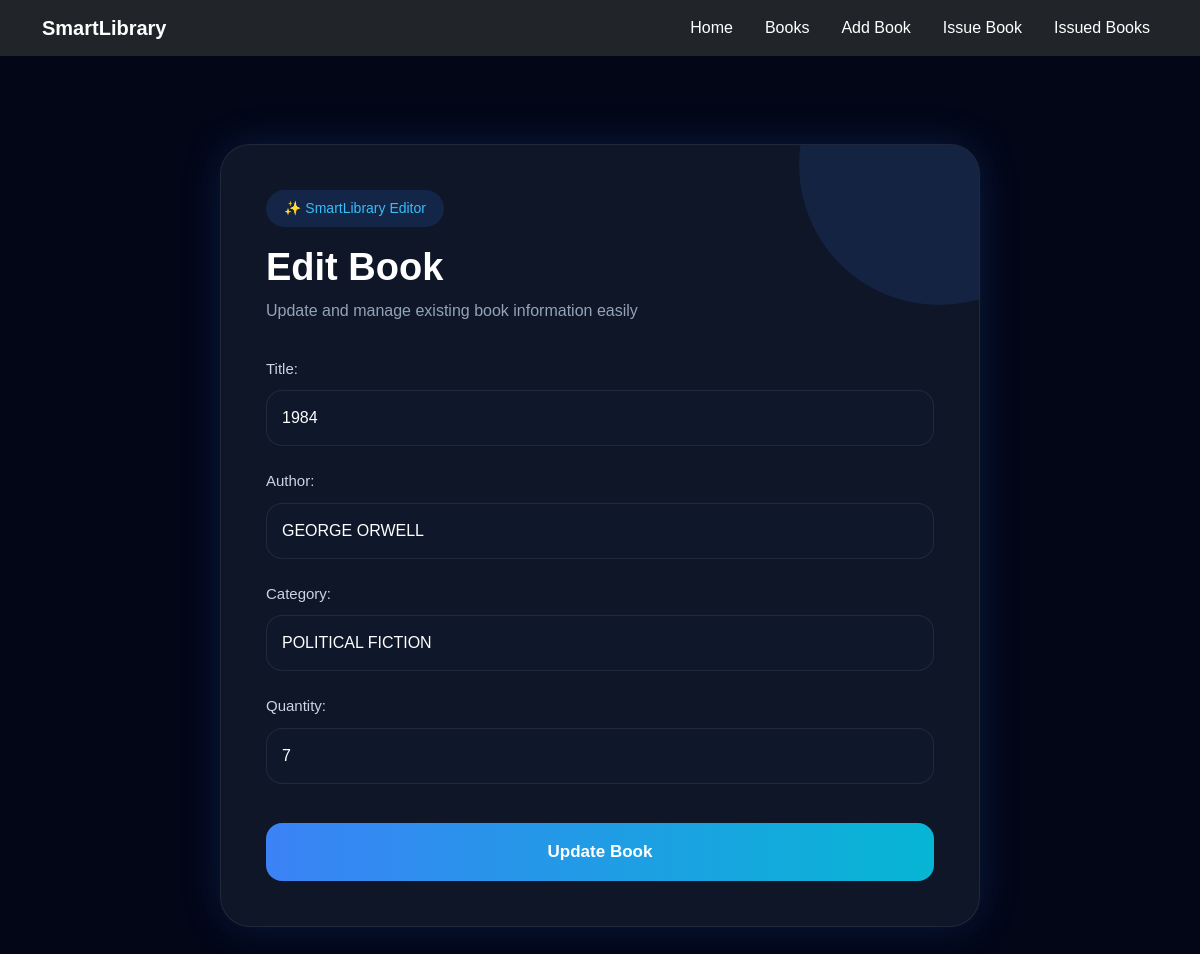
Page /edit-book/2/ on the committed database.
### library_app/models.py (models this page shows, shortened)
class Book(models.Model):
    title = models.CharField(max_length=200)
    author = models.CharField(max_length=100)
    category = models.CharField(max_length=100)
    quantity = models.PositiveIntegerField(default=1)

### library_app/views.py (the view)
# urls.py: path('edit-book/<int:id>/', views.edit_book, name='edit_book'),
def edit_book(request, id):
    book = Book.objects.get(id=id)
    if request.method == 'POST':
        form = BookForm(request.POST, instance=book)
        if form.is_valid():
            form.save()
            return redirect('/books/')
    else:
        form = BookForm(instance=book)
    context = {
        'form': form
    }
    return render(request, 'edit_book.html', context)

### library_app/forms.py
class BookForm(forms.ModelForm):
    class Meta:
        model = Book
        fields = ['title', 'author', 'category', 'quantity']

### library_app/templates/edit_book.html (shortened to what this page needs)
{% extends 'base.html' %}
{% block content %}
<div class="edit-book-container">
    <div class="edit-card">
        <div class="top-badge">
            ✨ SmartLibrary Editor
        </div>
        <h1 class="page-title">
            Edit Book
        </h1>
        <p class="page-subtitle">
            Update and manage existing book information easily
        </p>
        <form method="POST">
            {{ form.as_p }}
            <button type="submit" class="update-btn">
                Update Book
            </button>
        </form>
    </div>
</div>
{% endblock %}

### library_app/static/css/style.css (style rules this page uses)
body { background-color: #f5f7fb; }

### library_app/templates/edit_book.html (style rules this page uses)
body { background: #020617; font-family: 'Poppins', sans-serif; }
.edit-book-container { min-height: 90vh; display: flex; justify-content: center; align-items: center; padding: 40px 20px; }
.edit-card { width: 100%; max-width: 760px; background: rgba(15,23,42,0.96); border: 1px solid rgba(255,255,255,0.08); border-radius: 30px; padding: 45px; position: relative; overflow: hidden; box-shadow: 0 0 40px rgba(59,130,246,0.18); }
.edit-card::before { content: ""; position: absolute; width: 280px; height: 280px; background: rgba(59,130,246,0.12); border-radius: 50%; top: -120px; right: -100px; }
.page-title { color: white; font-size: 38px; font-weight: 700; margin-bottom: 8px; }
.page-subtitle { color: #94a3b8; font-size: 16px; margin-bottom: 35px; }
form p { margin-bottom: 24px; }
form label { color: #cbd5e1; font-size: 15px; font-weight: 500; margin-bottom: 10px; display: block; }
form input, form select, form textarea { width: 100%; background: #0f172a; border: 1px solid rgba(255,255,255,0.08); border-radius: 16px; height: 56px; padding: 15px; color: white; transition: 0.3s ease; outline: none; }
.update-btn { width: 100%; height: 58px; border: none; border-radius: 16px; background: linear-gradient(90deg,#3b82f6,#06b6d4); color: white; font-size: 17px; font-weight: 600; margin-top: 15px; transition: 0.3s ease; }
.top-badge { display: inline-block; background: rgba(59,130,246,0.15); color: #38bdf8; padding: 8px 18px; border-radius: 50px; margin-bottom: 18px; font-size: 14px; font-weight: 500; }

### rows in the picture
Book: title "1984", author "GEORGE ORWELL", category "POLITICAL FICTION", quantity "7"
